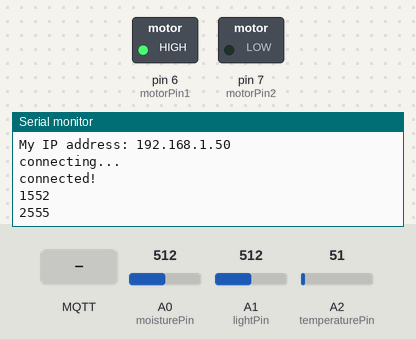
A sketch run on a simulated Arduino Uno, built with avr-gcc and run on an emulated ATmega328P. Parts: switched loads named in the sketch (green lamp = pin HIGH), the last lines printed to the serial monitor. The inputs (shaded band) are chosen by the test bench; at power-on: A0 (moisturePin) = 512, A1 (lightPin) = 512, A2 (temperaturePin) = 51. WiFi joins after 1.5 s; servers stay silent unless stated; no MQTT or app messages arrive unless stated.

Above: at 2.7 s.
2.8 s: MQTT message "/NewThreshold" arrives on the first subscribed topic
At 4.2 s:
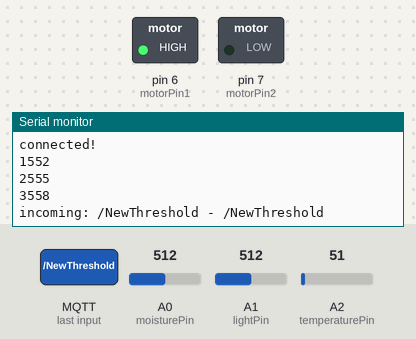
5.0 s: MQTT message "/ValveTime" arrives on the first subscribed topic
At 5.9 s:
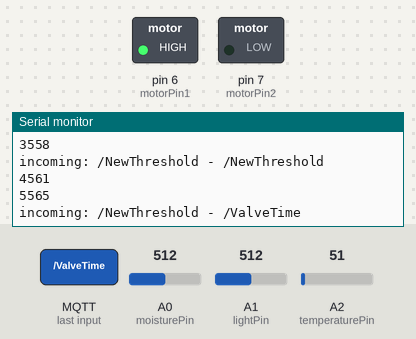
7.0 s: MQTT message "0" arrives on the first subscribed topic
At 8.4 s:
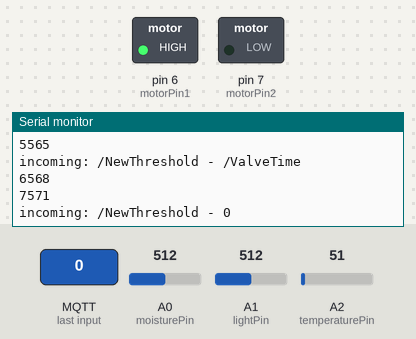
Timing chart, 0 to 10.0 s (numbered marks = the images above; inputs shaded):
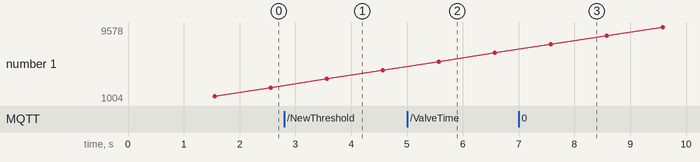

The sketch:

Shiftr-configurable.ino
```cpp
// This example uses an Arduino Uno together with
// an Ethernet Shield to connect to shiftr.io.
// It also automatically asks for an IP address. This code was taken from
// EXAMPLES/Ethernet/DhcpAddressPrinter
//
// You can see the information here"
// https://shiftr.io/buddadweet/Foresta-Inclusive
//
// by Joël Gähwiler
// https://github.com/256dpi/arduino-mqtt


#include <Ethernet.h>
#include <MQTT.h>
#include <SPI.h> //from DhcpAddressPrinter

    // from DhcpAddressPrinter
                byte mac[] = {
                  0x00, 0xAA, 0xBB, 0xCC, 0xDE, 0x02 /*change mac address so it is different from the programme
                  on send arduino */
                };
    // end from DhcpAddressPrinter

EthernetClient net;
MQTTClient client;

unsigned long lastMillis = 0;
unsigned long valveMillis = 0;
int moistureThreshold = 100;  // this is to hold the value for the soil moisture thresholdmoistureThreshold = 100;
int valveTime = 10;  // this is to hold the value for how often the valve is actuated (in seconds)
int moisturePin = A0; // this defines the pin A0 as the moisture sensor pin
int moistureReading;  // this holds the reading from the moisture sensor
int lightPin = A1;  // this defines the pin A1 as the light sensor pin
int lightReading;  // this holds the reading from the light sensor
int temperaturePin = A2; // this defines the pin A2 as the temperature sensor pin
int temperatureReading;  // this holds the reading from the temperature sensor
int motorPin1 = 6; // Ball-Motor
int motorPin2 = 7; // Ball-Motor
bool valveStatus = false;

void openValve(bool open) {
  digitalWrite(motorPin1, !open);
  digitalWrite(motorPin2, open);
}

void setup() {
  Serial.begin(115200);
  pinMode(motorPin1, OUTPUT); //set pins as output
  pinMode(motorPin2, OUTPUT);  //set pins as output
  pinMode(moisturePin, INPUT); // Initializing soil moisture sensor as input
  pinMode(lightPin, INPUT); // Initializing light sensor as input
  pinMode(temperaturePin, INPUT); // Initializing soil temperature sensor as input

  // Start with the valve closed
  valveStatus = false;
  openValve(valveStatus);

      // from DhcpAddressPrinter
                      // start the Ethernet connection:
                      Serial.println("Initialize Ethernet with DHCP:");
                      if (Ethernet.begin(mac) == 0) {
                        Serial.println("Failed to configure Ethernet using DHCP");
                        if (Ethernet.hardwareStatus() == EthernetNoHardware) {
                          Serial.println("Ethernet shield was not found.  Sorry, can't run without hardware. :(");
                        } else if (Ethernet.linkStatus() == LinkOFF) {
                          Serial.println("Ethernet cable is not connected.");
                        }
                        // no point in carrying on, so do nothing forevermore:
                        while (true) {
                          delay(1);
                        }
                      }
                      // print your local IP address:
                      Serial.print("My IP address: ");
                      Serial.println(Ethernet.localIP());
    // end from DhcpAddressPrinter

  // Note: Local domain names (e.g. "Computer.local" on OSX) are not supported by Arduino.
  // You need to set the IP address directly.
  client.begin("broker.shiftr.io", net);
  client.onMessage(messageReceived); // call this function (message received) whenever there is a message

  connect();
}

void loop() {
  // This sensor measures wetness; higher value = more wet
  moistureReading = analogRead(moisturePin);
  lightReading = analogRead(lightPin);
  temperatureReading = analogRead(temperaturePin);
  temperatureReading = map(temperatureReading, 0, 625, -40, 85);

  if (millis() - valveMillis > (valveTime * 1000UL)) {
      valveMillis = millis();
      if (moistureReading < moistureThreshold)  {  // reads moistureReading - if smaller than moistureThreshold then open valve
        valveStatus = true;
      }
      else {
        valveStatus = false;
      }
      openValve(valveStatus);
  }
  else {
    Serial.println(millis() - valveMillis);
  }

  client.loop();

  if (!client.connected()) {
    connect();
  }
  if (millis() - lastMillis > 1000) {
      lastMillis = millis();
      //Serial.print("moistureThreshold value");
      //Serial.println(moistureThreshold);
      client.publish("/WetSoil", String(moistureReading)); // sending to shiftr    client.publish("/WetSoil", String(moisture-reading)); // sending to shiftr
      client.publish("/Light", String(lightReading)); // sending to shiftr    client.publish("/WetSoil", String(moisture-reading)); // sending to shiftr
      client.publish("/Temperature", String(temperatureReading)); // sending to shiftr    client.publish("/WetSoil", String(moisture-reading)); // sending to shiftr
      client.publish("/Valve", String(valveStatus));
    }

  // from DhcpAddressPrinter
    switch (Ethernet.maintain()) {
    case 1:
      //renewed fail
      Serial.println("Error: renewed fail");
      break;

    case 2:
      //renewed success
      Serial.println("Renewed success");
      //print your local IP address:
      Serial.print("My IP address: ");
      Serial.println(Ethernet.localIP());
      break;

    case 3:
      //rebind fail
      Serial.println("Error: rebind fail");
      break;

    case 4:
      //rebind success
      Serial.println("Rebind success");
      //print your local IP address:
      Serial.print("My IP address: ");
      Serial.println(Ethernet.localIP());
      break;

    default:
      //nothing happened
      break;

  }
  // end from DhcpAddressPrinter

  delay(1000); // Run loop only once per second
}

void connect() {
  Serial.print("connecting...");
  while (!client.connect("Foresta-InclusiveSEND3SENSOR", "83aa4496", "02ffd19115bcd0ed")) {
    Serial.print(".");
    delay(1000);
  }

  Serial.println("\nconnected!"); //  '/n' means start at new line

  client.subscribe("/NewThreshold"); //     '/' all names start with a slash
  client.subscribe("/ValveTime"); //     '/' all names start with a slash
}

void messageReceived(String &topic, String &payload) {   // string is a type of variable - a series of characters (topic= /moistureThreshold   payload= the value
   Serial.println("incoming: " + topic + " - " + payload);  // see serial - this is how the information is displayed
   if (topic == "/NewThreshold") {
       moistureThreshold = payload.toInt(); // this translates the payload string into an integer, which is now stored in sensorValue
   }
   else if (topic == "/ValveTime") {
       valveTime = payload.toInt();
   }
}
```

Measured:
- after the input at 2.8 s, the serial monitor: prints a new line after 0.76 s (image 1)
- after the input at 5.0 s, the serial monitor: prints a new line after 0.57 s (image 2)
- after the input at 7.0 s, the serial monitor: prints a new line after 0.57 s (image 3)
- plotted number 1: 4561 → 6568 after the input at 5.0 s, 6568 → 4013 after the input at 7.0 s
